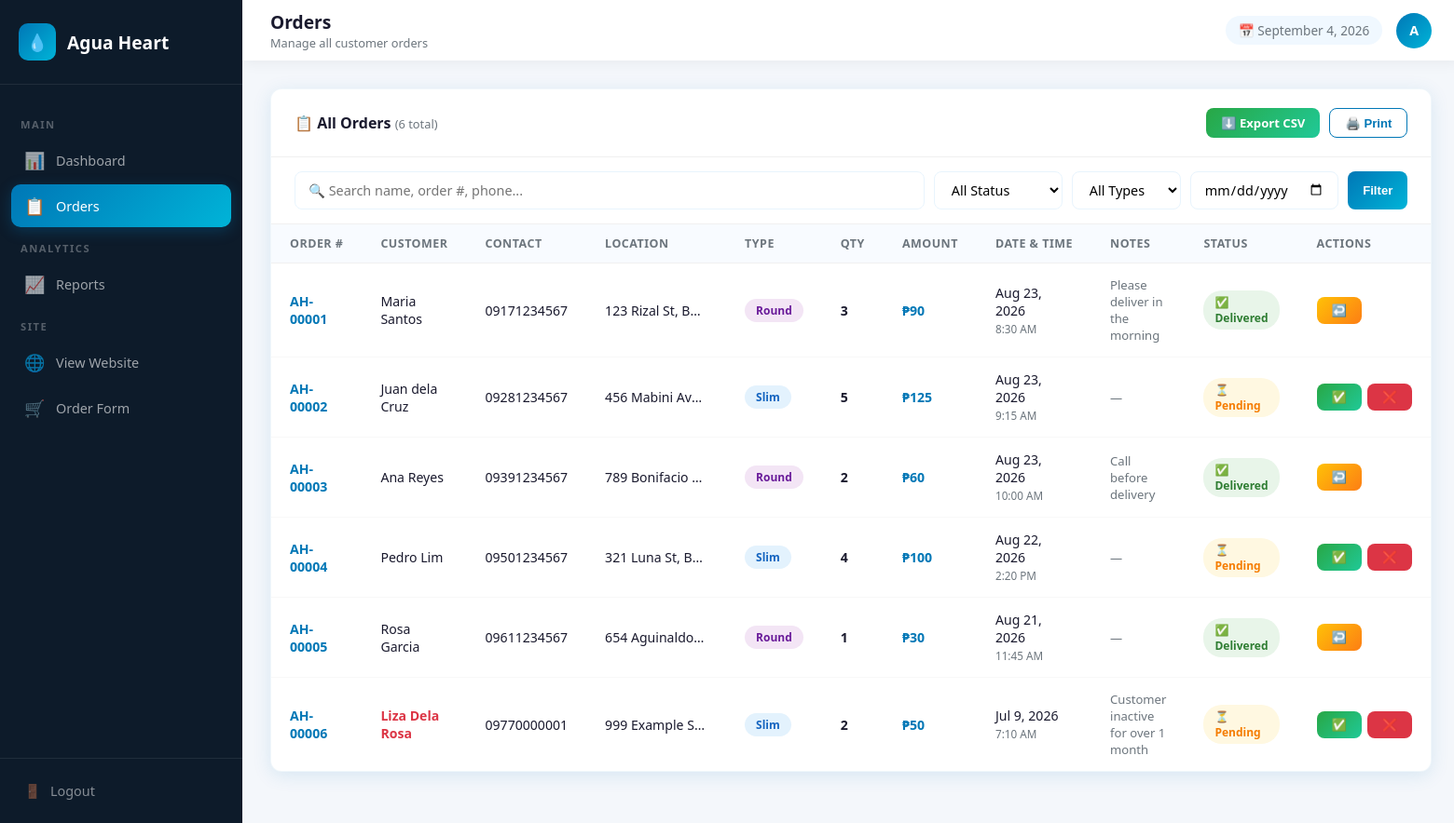
The app's page /admin/orders.php (signed in) with its own data.
### tables this page shows
CREATE TABLE IF NOT EXISTS orders (
    id INT AUTO_INCREMENT PRIMARY KEY,
    order_number VARCHAR(20) NOT NULL,
    customer_name VARCHAR(100) NOT NULL,
    contact_number VARCHAR(20) NOT NULL,
    location TEXT NOT NULL,
    gallon_type ENUM('Slim','Round') NOT NULL,
    quantity INT NOT NULL,
    notes TEXT,
    status ENUM('Pending','Delivered','Cancelled') DEFAULT 'Pending',
    date_ordered DATE NOT NULL,
    time_ordered TIME NOT NULL,
    created_at TIMESTAMP DEFAULT CURRENT_TIMESTAMP
);

### admin/orders.php (the view, shortened to what this page needs)
<?php
require_once '../includes/db.php';
$perPage = 15;
$page = max(1, (int)($_GET['page'] ?? 1));
$offset = ($page - 1) * $perPage;
$search  = trim($_GET['search'] ?? '');
$status  = $_GET['status'] ?? '';
$date    = $_GET['date'] ?? '';
$where = [];
$params = [];
$types = '';
$whereSQL = $where ? 'WHERE ' . implode(' AND ', $where) : '';
$countStmt = $conn->prepare("SELECT COUNT(*) as c FROM orders $whereSQL");
$countStmt->execute();
$total = $countStmt->get_result()->fetch_assoc()['c'];
$stmt = $conn->prepare("SELECT * FROM orders $whereSQL ORDER BY created_at DESC LIMIT ? OFFSET ?");
$allParams = array_merge($params, [$perPage, $offset]);
$allTypes = $types . 'ii';
$stmt->bind_param($allTypes, ...$allParams);
$stmt->execute();
$orders = $stmt->get_result();
$inactiveCustomers = getInactiveCustomers($conn);
?>
<!DOCTYPE html>
<html lang="en">
<head>
    <link rel="stylesheet" href="../assets/css/admin.css">
</head>
<body>
<div class="admin-layout">
    <aside class="sidebar" id="sidebar">
        <div class="sidebar-header">
            <a href="../index.php" class="sidebar-logo">
                <div class="logo-icon">💧</div>
                <span>Agua Heart</span>
            </a>
        </div>
        <nav class="sidebar-nav">
            <div class="nav-label">Main</div>
            <a href="dashboard.php"><span class="nav-icon">📊</span> Dashboard</a>
            <a href="orders.php" class="active"><span class="nav-icon">📋</span> Orders</a>
            <div class="nav-label">Analytics</div>
            <a href="reports.php"><span class="nav-icon">📈</span> Reports</a>
            <div class="nav-label">Site</div>
            <a href="../index.php" target="_blank"><span class="nav-icon">🌐</span> View Website</a>
            <a href="../order.php" target="_blank"><span class="nav-icon">🛒</span> Order Form</a>
        </nav>
        <div class="sidebar-footer">
            <a href="logout.php"><span>🚪</span> Logout</a>
        </div>
    </aside>
    <div class="main-content">
        <div class="topbar">
            <div style="display:flex;align-items:center;gap:15px">
                <div class="topbar-left">
                    <h2>Orders</h2>
                    <p>Manage all customer orders</p>
                </div>
            </div>
            <div class="topbar-right">
                <div class="topbar-date">📅 <?= date('F j, Y') ?></div>
                <div class="admin-avatar"><?= strtoupper(substr($_SESSION['admin_username'], 0, 1)) ?></div>
            </div>
        </div>
        <div class="page-content">
            <div class="table-card">
                <div class="table-header">
                    <h3>📋 All Orders <span style="font-size:0.8rem;color:#6c757d;font-weight:400">(<?= $total ?> total)</span></h3>
                    <div class="table-actions">
                        <a href="reports.php?export=csv<?= $search ? '&search='.urlencode($search) : '' ?><?= $status ? '&status='.urlencode($status) : '' ?>" class="btn-sm btn-success">⬇️ Export CSV</a>
                        <button onclick="window.print()" class="btn-sm btn-outline">🖨️ Print</button>
                    </div>
                </div>
                <form method="GET" class="search-filter">
                    <input type="text" name="search" class="search-input"
                           placeholder="🔍 Search name, order #, phone..."
                           value="<?= htmlspecialchars($search) ?>">
                    <select name="status" class="filter-select">
                        <option value="">All Status</option>
                    </select>
                    <select name="type" class="filter-select">
                        <option value="">All Types</option>
                    </select>
                    <input type="date" name="date" class="filter-select" value="<?= htmlspecialchars($date) ?>">
                    <button type="submit" class="btn-sm btn-primary">Filter</button>
                </form>
                <div class="table-wrap">
                    <table>
                        <thead>
                            <tr>
                                <th>Order #</th>
                                <th>Customer</th>
                                <th>Contact</th>
                                <th>Location</th>
                                <th>Type</th>
                                <th>Qty</th>
                                <th>Amount</th>
                                <th>Date & Time</th>
                                <th>Notes</th>
                                <th>Status</th>
                                <th>Actions</th>
                            </tr>
                        </thead>
                        <tbody>
                        <?php if ($orders->num_rows === 0): ?>
                            <tr><td colspan="11" style="text-align:center;padding:40px;color:#6c757d">No orders found.</td></tr>
                        <?php else: ?>
                        <?php while ($row = $orders->fetch_assoc()):
                            $price = $row['gallon_type'] === 'Slim' ? PRICE_SLIM : PRICE_ROUND;
                            $amount = $price * $row['quantity'];
                            $isInactive = isset($inactiveCustomers[$row['customer_name']]);
                        ?>
                            <tr>
                                <td><strong style="color:#0077b6"><?= htmlspecialchars($row['order_number']) ?></strong></td>
                                <td>
                                    <div style="<?= $isInactive ? 'color:#dc3545;font-weight:700' : '' ?>"><?= htmlspecialchars($row['customer_name']) ?></div>
                                </td>
                                <td><?= htmlspecialchars($row['contact_number']) ?></td>
                                <td style="max-width:150px;white-space:nowrap;overflow:hidden;text-overflow:ellipsis" title="<?= htmlspecialchars($row['location']) ?>"><?= htmlspecialchars($row['location']) ?></td>
                                <td><span class="badge badge-<?= strtolower($row['gallon_type']) ?>"><?= $row['gallon_type'] ?></span></td>
                                <td><strong><?= $row['quantity'] ?></strong></td>
                                <td><strong style="color:#0077b6">₱<?= number_format($amount) ?></strong></td>
                                <td>
                                    <?= date('M j, Y', strtotime($row['date_ordered'])) ?><br>
                                    <small style="color:#6c757d"><?= date('g:i A', strtotime($row['time_ordered'])) ?></small>
                                </td>
                                <td style="max-width:120px;font-size:0.82rem;color:#6c757d">
                                    <?= $row['notes'] ? htmlspecialchars(substr($row['notes'], 0, 40)) . (strlen($row['notes']) > 40 ? '...' : '') : '—' ?>
                                </td>
                                <td>
                                    <span class="badge badge-<?= strtolower($row['status']) ?>">
                                        <?= $row['status'] === 'Pending' ? '⏳' : ($row['status'] === 'Delivered' ? '✅' : '❌') ?>
                                        <?= $row['status'] ?>
                                    </span>
                                </td>
                                <td>
                                    <div class="action-btns">
                                        <?php if ($row['status'] === 'Pending'): ?>
                                            <button class="btn-sm btn-success" onclick="updateStatus(<?= $row['id'] ?>,'Delivered')" title="Mark Delivered">✅</button>
                                            <button class="btn-sm btn-danger" onclick="updateStatus(<?= $row['id'] ?>,'Cancelled')" title="Cancel">❌</button>
                                        <?php elseif ($row['status'] === 'Delivered'): ?>
                                            <button class="btn-sm btn-warning" onclick="updateStatus(<?= $row['id'] ?>,'Pending')" title="Revert to Pending">↩️</button>
                                        <?php else: ?>
                                            <button class="btn-sm btn-warning" onclick="updateStatus(<?= $row['id'] ?>,'Pending')" title="Revert to Pending">↩️</button>
                                        <?php endif; ?>
                                    </div>
                                </td>
                            </tr>
                        <?php endwhile; ?>
                        <?php endif; ?>
                        </tbody>
                    </table>
                </div>
            </div>
        </div>
    </div>
</div>
</body>
</html>

### records on screen
orders: order_number "AH-00001", customer_name "Maria Santos", contact_number "09171234567", location "123 Rizal St, B…", gallon_type "Round", quantity "3", amount "90", date_ordered "Aug 23, 2026", time_ordered "8:30 AM", notes "Please deliver in the morning", status "Delivered"
orders: order_number "AH-00002", customer_name "Juan dela Cruz", contact_number "09281234567", location "456 Mabini Av…", gallon_type "Slim", quantity "5", amount "125", date_ordered "Aug 23, 2026", time_ordered "9:15 AM", status "Pending"
orders: order_number "AH-00003", customer_name "Ana Reyes", contact_number "09391234567", location "789 Bonifacio…", gallon_type "Round", quantity "2", amount "60", date_ordered "Aug 23, 2026", time_ordered "10:00 AM", notes "Call before delivery", status "Delivered"
orders: order_number "AH-00004", customer_name "Pedro Lim", contact_number "09501234567", location "321 Luna St, B…", gallon_type "Slim", quantity "4", amount "100", date_ordered "Aug 22, 2026", time_ordered "2:20 PM", status "Pending"
orders: order_number "AH-00005", customer_name "Rosa Garcia", contact_number "09611234567", location "654 Aguinaldo…", gallon_type "Round", quantity "1", amount "30", date_ordered "Aug 21, 2026", time_ordered "11:45 AM", status "Delivered"
orders: order_number "AH-00006", customer_name "Liza Dela Rosa", contact_number "09770000001", location "999 Example S…", gallon_type "Slim", quantity "2", amount "50", date_ordered "Jul 9, 2026", time_ordered "7:10 AM", notes "Customer inactive for over 1 month", status "Pending"

### other values on screen
substr($_SESSION['admin_username'], 0, 1) "A"
$total "6"
